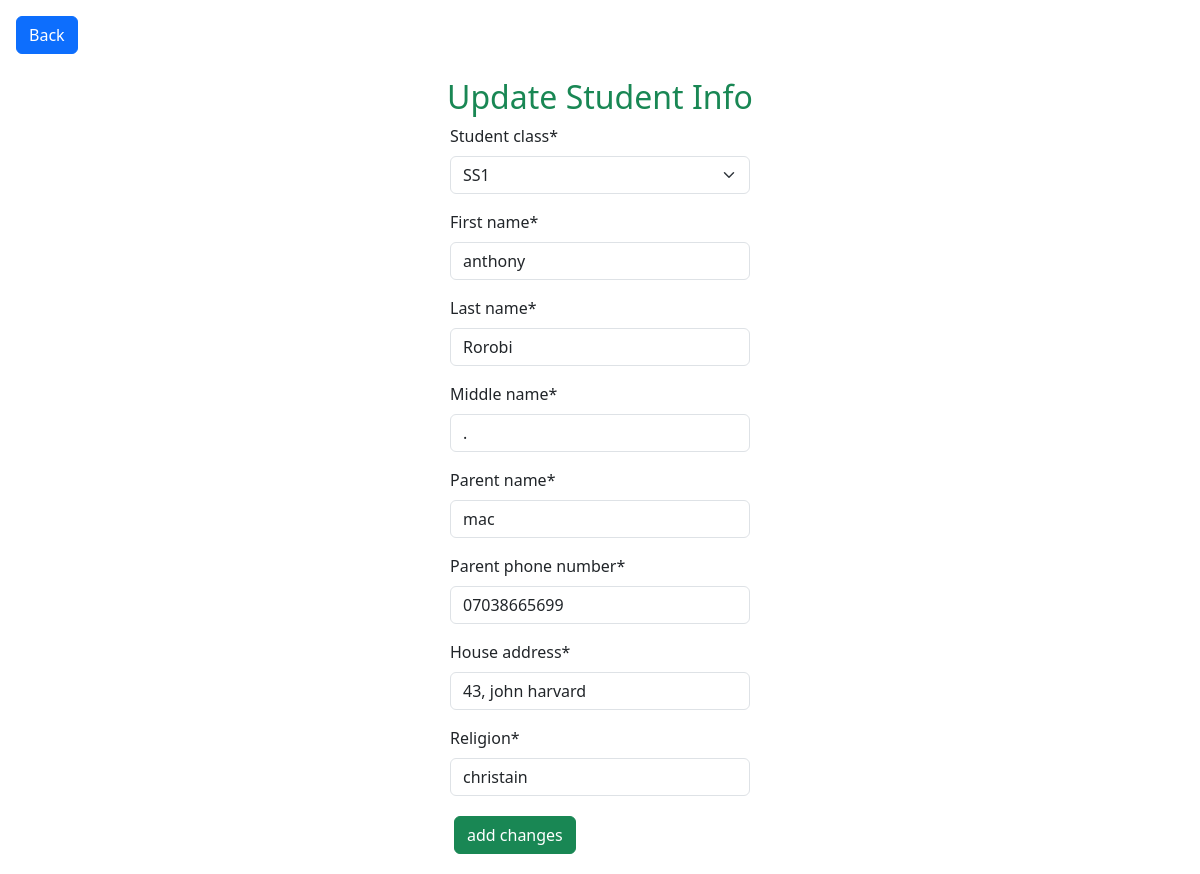
The app's page /student/71/update with its own data.
### result/models.py (models this page shows, shortened)
class Student(models.Model):
    student_class = models.ForeignKey(Classroom, on_delete=models.CASCADE)
    first_name = models.CharField( max_length=50)
    last_name = models.CharField(max_length=50)
    middle_name = models.CharField(max_length=50)
    parent_name = models.CharField(max_length=50)
    parent_phone_number = models.CharField(max_length=11)
    house_address = models.CharField(max_length=200)
    religion = models.CharField(max_length=15)

### result/views.py (the view)
# urls.py: path('student/<int:pk>/update', StudentUpdate.as_view(), name='updatestudent'),
class StudentUpdate(UpdateView):
    model = Student
    template_name = 'updatestudent.html'
    fields = ["student_class","first_name","last_name","middle_name","parent_name","parent_phone_number","house_address","religion"]

### result/models.py (called while the page is built)
    def __str__(self):
        return self.name

### templates/updatestudent.html (shortened to what this page needs)
{% extends "base.html" %}
{% load crispy_forms_tags %}
{% block content %}
    <div>
        <a href={% url 'studentdetails' student.pk %} class="btn btn-primary m-3">Back</a>
    </div>
    </div>
    <h2 class="text-center text-success m-2">Update Student Info </h2>
    <form  action={% url 'studentdetails' student.pk %}  method="post" class="text-dark col-3 mx-auto"> {% csrf_token %}
        {{ form|crispy }}
        <input type="submit", name= "changes" value="add changes" class="btn btn-success m-1">
    </form>
{% endblock content%}

### records on screen
Student: student_class "SS1", first_name "anthony", last_name "Rorobi", middle_name ".", parent_name "mac", parent_phone_number "07038665699", house_address "43, john harvard", religion "christain"
